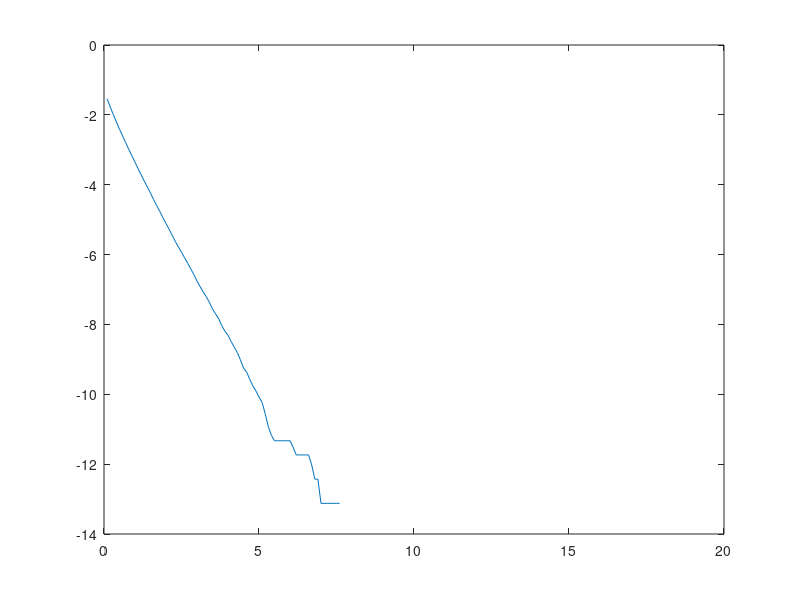

The MATLAB source for this figure:
clear
nmsg = 500000;
m = rand(1, nmsg);
p0 = 0.25;
p1 = 1 - p0;
m(m < p0) = 0;
m(m >= p0) = 1;
v1 = 1;
v2 = 1;
v3 = 1;
n1 = sqrt(v1)*randn(1, nmsg);
n2 = sqrt(v2)*randn(1, nmsg);
n3 = sqrt(v3)*randn(1, nmsg);
E = 0.1:0.1:15;
s = zeros(1, nmsg);
r1 = zeros(1, nmsg);
r2 = zeros(1, nmsg);
r3 = zeros(1, nmsg);
m_hat = zeros(1, nmsg);
pe = zeros(1, 150);
for i = 1:150
    s(m == 0) = sqrt(E(i));
    s(m == 1) = -sqrt(E(i));
    r1 = s + n1;
    r2 = s + n2;
    r3 = s + n3;
    thresh = -0.5*log(p0/p1)/sqrt(E(i));
    likely = r1/v1 + r2/v2 + r3/v3;
    m_hat(likely >= thresh) = 0;
    m_hat(likely < thresh) = 1;
    pe(i) = (length(find(m ~= m_hat))/nmsg);
end

y=zeros(1,150);
y=log(pe);
plot(E,y,'DisplayName','D');
